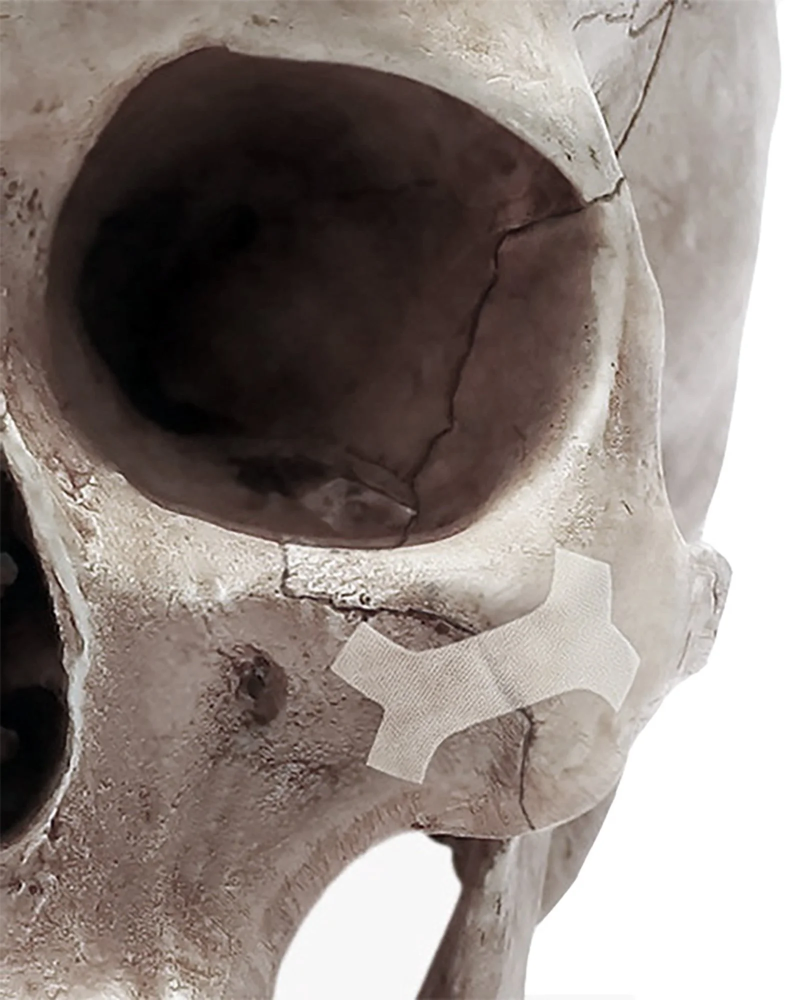
#> input picture _kit/home/cohesys/src_skull.webp, 1573 x 1999 px (shown at 1/2 size)
$ python make_hero.py
#> lines starting #> are read from the running program, lines starting #| are printed output that depends on the picture; after the words box and inside, x2 and y2 are one past the last pixel; in counts of white or black regions, pixels touching at a corner belong together
#!/usr/bin/env python3
"""Hero for Cohesys: their own product photograph (cohesys.ca, 'Cohesys Skull Fracture Picture': BoneTape fixing a
zygomatic fracture on a skull model), cropped to the taped orbit rim, white studio ground keyed out, graded warm and
given a long eased alpha feather so it sits in the page ink with no box edge (DP/DJ). Writes ../../../cohesys/hero.webp."""
import numpy as np, pathlib
from PIL import Image, ImageFilter
H=pathlib.Path(__file__).resolve().parent
im=Image.open(H/'src_skull.webp').convert('RGB')
#> im is the input picture: PIL image 1573x1999 RGB; mean R, G, B 140.6, 130.3, 125.1
x0,y0,x1,y1=120,560,1573,1999
im=im.crop((x0,y0,x1,y1))
#> im: PIL image 1453x1439 RGB
a=np.asarray(im).astype(np.float32)/255
W,Hh=im.size
#> W = 1453; Hh = 1439
lum=a@np.array([.2126,.7152,.0722])
sat=a.max(2)-a.min(2)
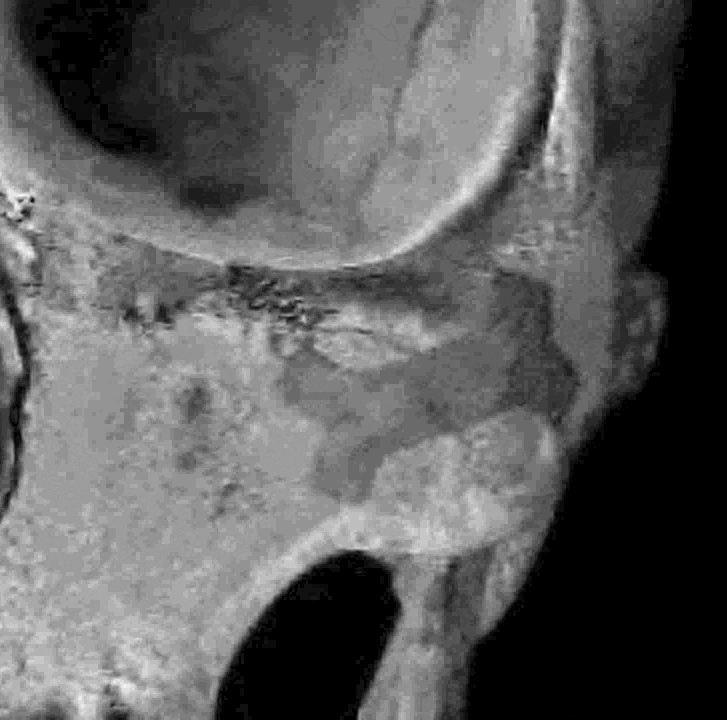
#> sat: shape (1439, 1453) float32 (shown at 1/2 size); min 0, max 0.169, mean 0.0612; drawn with min black and max white
# key the white studio ground: very bright, nearly neutral, and connected to the photo's border (bright bone inside is kept)
from PIL import ImageDraw
cand=((lum>.86)&(sat<.09)).astype(np.uint8)*255
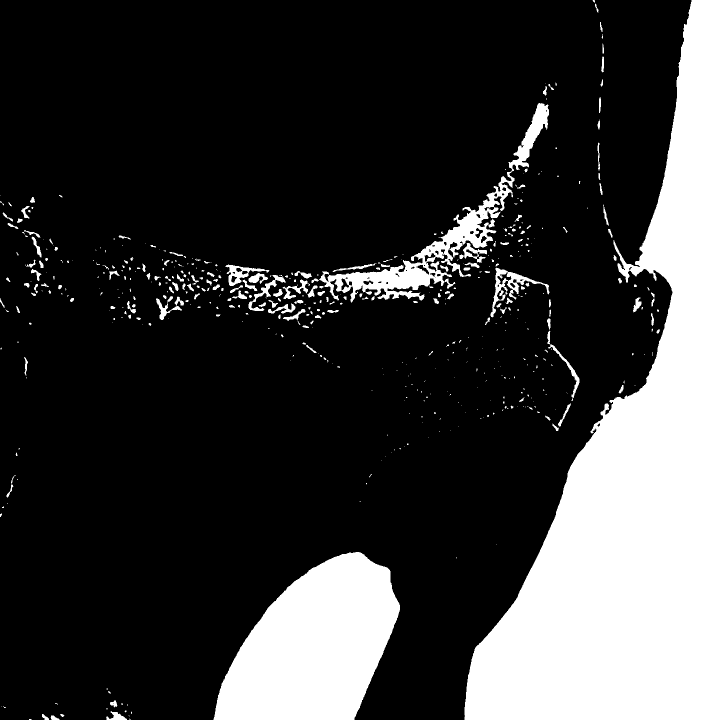
#> cand: shape (1439, 1453) (shown at 1/2 size); 22.9% white; 532 white regions (339 under 20 px), largest, box (x1, y1, x2, y2) and area: (929, 0, 1453, 1439) 350481, (427, 1104, 800, 1439) 83320, (623, 206, 1098, 605) 22043
cm=Image.fromarray(cand,'L').copy(); cm.load()
for x in range(0,W,3):
    for y in (0,Hh-1):
        if cm.getpixel((x,y))==255: ImageDraw.floodfill(cm,(x,y),128)
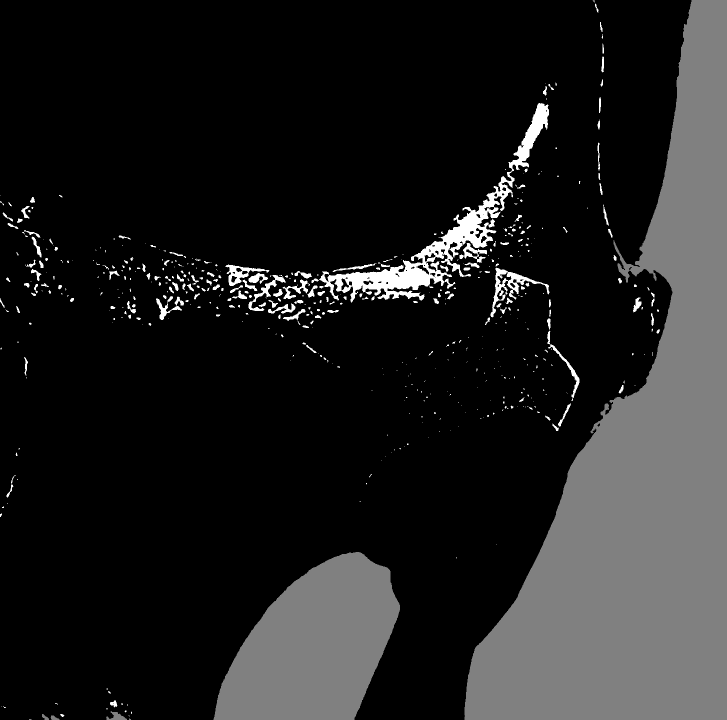
#> cm: PIL image 1453x1439 L (shown at 1/2 size); min 0, max 255, mean 31.9
for y in range(0,Hh,3):
    for x in (0,W-1):
        if cm.getpixel((x,y))==255: ImageDraw.floodfill(cm,(x,y),128)
bgm=(np.asarray(cm)==128).astype(np.uint8)*255
#> bgm: shape (1439, 1453); 20.8% white; 11 white regions (4 under 20 px), largest, box (x1, y1, x2, y2) and area: (929, 0, 1453, 1439) 350481, (427, 1104, 800, 1439) 83320, (212, 1422, 254, 1439) 328
kimg=Image.fromarray(255-bgm,'L').filter(ImageFilter.MinFilter(13)).filter(ImageFilter.GaussianBlur(5))
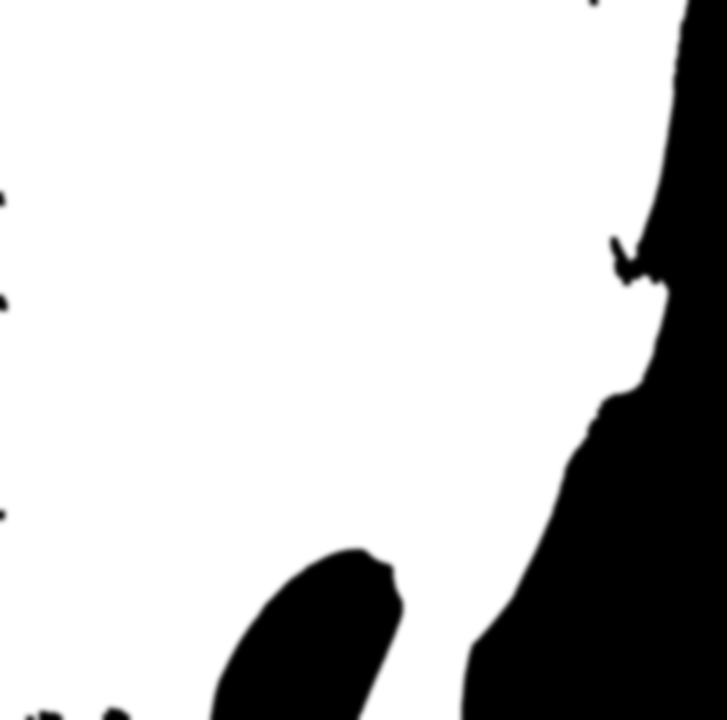
#> kimg: PIL image 1453x1439 L (shown at 1/2 size); min 0, max 255, mean 199.1
key=np.asarray(kimg).astype(np.float32)/255
# long eased feather: ellipse centred on the taped rim
yy,xx=np.mgrid[0:Hh,0:W].astype(np.float32)
cx,cy=W*.55,Hh*.52
#> cx = 799.2; cy = 748.3
d=np.sqrt(((xx-cx)/(W*.52))**2+((yy-cy)/(Hh*.52))**2)
f=np.clip((1.0-d)/0.55,0,1); f=f*f*(3-2*f)
alpha=key*f
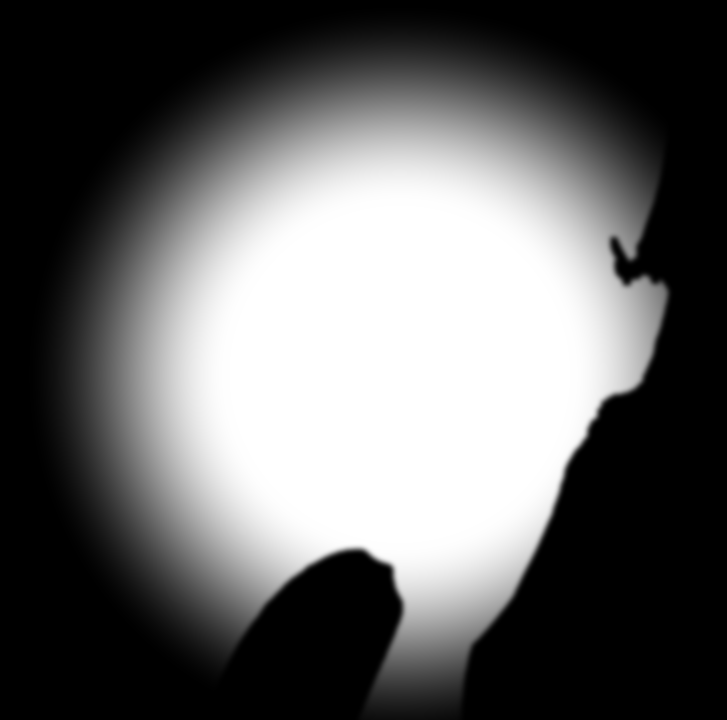
#> alpha: shape (1439, 1453) float32 (shown at 1/2 size); min 0, max 1, mean 0.394
# grade: lift contrast a touch, warm the bone slightly toward the brand's coral, deepen shadows
g=np.clip((a-.04)*1.06,0,1)**1.12
warm=np.array([1.03,.985,.955])
g=np.clip(g*warm,0,1)
# shadows sink toward the ink (#170a12) so the orbit hollow reads deep, never grey
ink=np.array([23,10,18])/255
sh=np.clip(1-lum/.35,0,1)[...,None]*.35
g=g*(1-sh)+ink*sh
# decontaminate: where the key is partial, pull colour toward the ink so no light fringe survives
e=(1-np.clip(key*1.25,0,1))[...,None]
g=g*(1-e)+ink*e
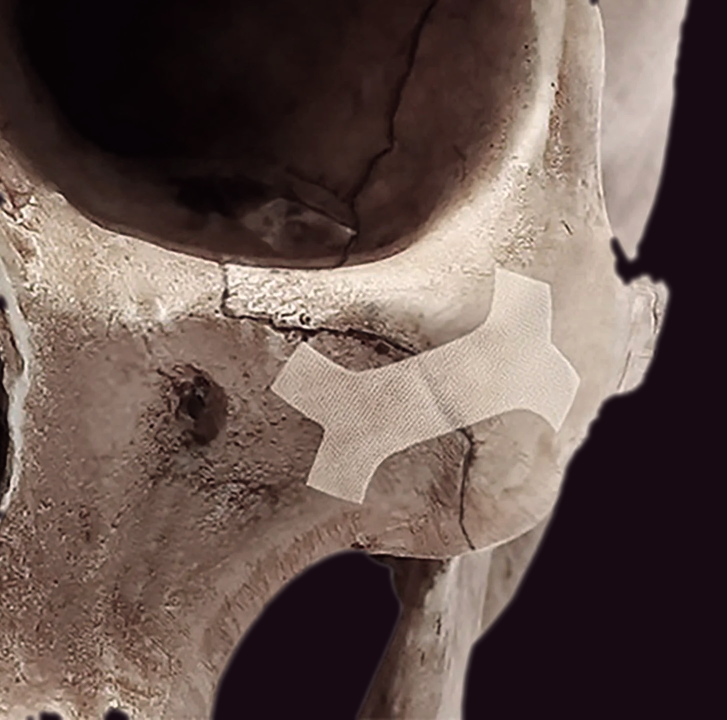
#> g: shape (1439, 1453, 3) float64 (shown at 1/2 size); mean R, G, B 0.399, 0.329, 0.307
out=np.dstack([g,alpha]).clip(0,1)
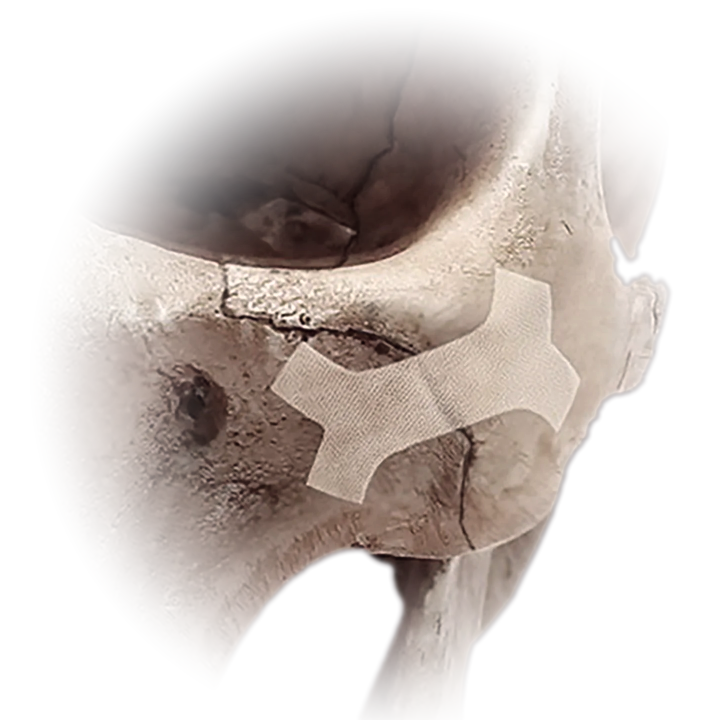
#> out: shape (1439, 1453, 4) float64 (shown at 1/2 size); mean R, G, B, A 0.399, 0.329, 0.307, 0.394; transparent parts drawn white
o=Image.fromarray((out*255).astype(np.uint8),'RGBA')
dst=H.parent.parent.parent/'cohesys'; dst.mkdir(exist_ok=True)
o.save(dst/'hero.webp',quality=86,method=6)
print(o.size)
#| (1453, 1439)
